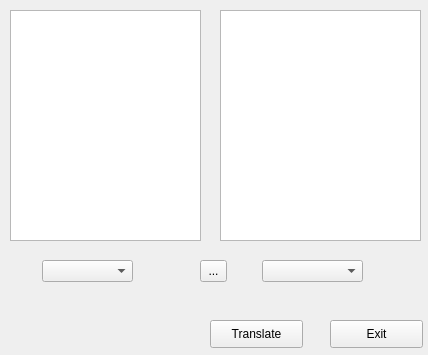
<?xml version="1.0" encoding="UTF-8"?>
<ui version="4.0">
 <class>MainWindow</class>
 <widget class="QMainWindow" name="MainWindow">
  <property name="geometry">
   <rect>
    <x>0</x>
    <y>0</y>
    <width>428</width>
    <height>355</height>
   </rect>
  </property>
  <property name="windowTitle">
   <string>MainWindow</string>
  </property>
  <widget class="QWidget" name="centralWidget">
   <widget class="QTextEdit" name="langfrom">
    <property name="geometry">
     <rect>
      <x>10</x>
      <y>10</y>
      <width>191</width>
      <height>231</height>
     </rect>
    </property>
   </widget>
   <widget class="QTextEdit" name="langto">
    <property name="geometry">
     <rect>
      <x>220</x>
      <y>10</y>
      <width>201</width>
      <height>231</height>
     </rect>
    </property>
   </widget>
   <widget class="QPushButton" name="translatebutton">
    <property name="geometry">
     <rect>
      <x>210</x>
      <y>320</y>
      <width>93</width>
      <height>28</height>
     </rect>
    </property>
    <property name="text">
     <string>Translate</string>
    </property>
   </widget>
   <widget class="QPushButton" name="exitbutton">
    <property name="geometry">
     <rect>
      <x>330</x>
      <y>320</y>
      <width>93</width>
      <height>28</height>
     </rect>
    </property>
    <property name="text">
     <string>Exit</string>
    </property>
   </widget>
   <widget class="QToolButton" name="swap">
    <property name="geometry">
     <rect>
      <x>200</x>
      <y>260</y>
      <width>27</width>
      <height>22</height>
     </rect>
    </property>
    <property name="text">
     <string>...</string>
    </property>
    <property name="icon">
     <iconset resource="resources.qrc">
      <normaloff>:/images/swap.png</normaloff>:/images/swap.png</iconset>
    </property>
   </widget>
   <widget class="QComboBox" name="transfrom">
    <property name="geometry">
     <rect>
      <x>42</x>
      <y>260</y>
      <width>91</width>
      <height>22</height>
     </rect>
    </property>
   </widget>
   <widget class="QComboBox" name="transto">
    <property name="geometry">
     <rect>
      <x>262</x>
      <y>260</y>
      <width>101</width>
      <height>22</height>
     </rect>
    </property>
   </widget>
  </widget>
 </widget>
 <layoutdefault spacing="6" margin="11"/>
 <resources>
  <include location="resources.qrc"/>
 </resources>
 <connections>
  <connection>
   <sender>exitbutton</sender>
   <signal>clicked()</signal>
   <receiver>MainWindow</receiver>
   <slot>close()</slot>
   <hints>
    <hint type="sourcelabel">
     <x>383</x>
     <y>324</y>
    </hint>
    <hint type="destinationlabel">
     <x>125</x>
     <y>297</y>
    </hint>
   </hints>
  </connection>
 </connections>
</ui>
